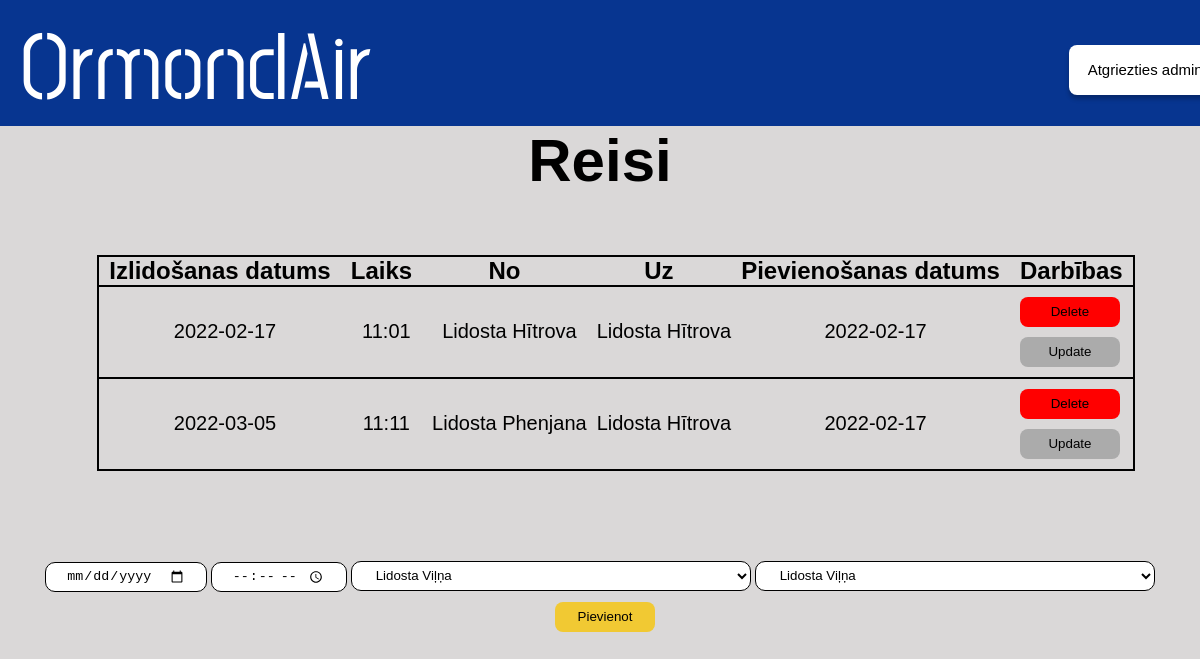
The app's page /admin/reisi with its own data.
### main.py (models this page shows, shortened)
class Reis(db.Model):
    id = db.Column(db.Integer, primary_key=True)
    datums = db.Column(db.String(200), nullable=False)
    laiks = db.Column(db.String(200), nullable=False)
    nolidostas = db.Column(db.String(200), nullable=False)
    uzlidostas = db.Column(db.String(200), nullable=False)
    date_created = db.Column(db.DateTime, default=datetime.utcnow)

### main.py (the view)
@app.route('/admin/reisi', methods=['POST', 'GET'])
def reis():
  if request.method == 'POST':
    new_reis = Reis(nolidostas=request.form['nolidostas'], uzlidostas=request.form['uzlidostas'], datums=request.form['datums'],laiks = request.form['laiks'])
    try:
      db.session.add(new_reis)
      db.session.commit()
      return redirect('/admin/reisi')
    except:
      return "Draugi nav labi!"
  else:
      lidostas = Lidosta.query.order_by(Lidosta.id).all()
      tasks = Reis.query.order_by(Reis.date_created).all()
      return render_template("adminreisi.html", tasks=tasks, lidostas=lidostas)

### templates/adminreisi.html (shortened to what this page needs)
<!DOCTYPE html>
<html lang="en">
  <head>
    <link href="/static/css/stylesheet.css" rel="stylesheet" />
  </head>
  <body>
    <div class="augsejaisBaneris">
      <a href="/"><h1 class="homePage">OrmondAir</h1></a>
      <a href="/admin"><button id="atgriezties_admin">Atgriezties admin</button></a>
    </div>
    <div class="apaksejaisBaneris">
      <h1 id="virsraksts">Reisi</h1>
      {% if tasks|length < 1 %}
      <h4 id="apaksraksts">Nav pievienots neviens reiss! </h4>
      {% else %}
      <div class="tabulaBox">
        <table class="tabula">
          <tr class="tabula">
            <th class="teksts">Izlidošanas datums</th>
            <th class="teksts">Laiks</th>
            <th class="teksts">No</th>
            <th class="teksts">Uz</th>
            <th class="teksts">Pievienošanas datums</th>
            <th class="teksts">Darbības</th>
          </tr>
          {% for task in tasks %}
            <tr class="tabula">
              <td class="dbteksts">{{ task.datums }}</td>
              <td class="dbteksts">{{ task.laiks }}</td>
              <td class="dbteksts">{{ task.nolidostas }}</td>
              <td class="dbteksts">{{ task.uzlidostas }}</td>
              <td class="dbteksts">{{ task.date_created.date() }}</td>
              <td>
                <a href="/delete_reisi/{{task.id}}"><button id=dzest>Delete</button></a>
                <br>
                <a href="/update_reisi/{{task.id}}"><button id=labot>Update</button></a>
              </td>
            </tr>
          {% endfor %}
        </table>
      </div>
      {% endif %}
      <form action="/admin/reisi" method="POST" id="form">
        <input class="inputdate" type="date" min="2022-02-17" name="datums" id="datums" placeholder="datums" required>
        <input class="inputdate" type="time" type="text" name="laiks" id="laiks" placeholder="laiks" required>
        <select class="input" name="nolidostas" id="nolidostas" method="POST">
          {% for lidosta in lidostas %}
            <option value="{{lidosta.content}}">{{ lidosta.content }}</option>
          {% endfor %}
        </select>
        <select class="input" name="uzlidostas" id="uzlidostas" method="POST">
          {% for lidosta in lidostas %}
            <option value="{{lidosta.content}}">{{ lidosta.content }}</option>
          {% endfor %}
        </select>
        <input type="submit" value="Pievienot" id="pievienot">
      </form>
  </body>
</html>

### static/css/stylesheet.css (style rules this page uses)
body { background: rgba(186, 182, 182, 0.53); }
* { margin: 0; padding: 0; box-sizing: border-box; text-decoration: none; }
.augsejaisBaneris { position: absolute; left: 0%; right: 0%; top: 0%; bottom: 84.28%; background: #073590; }
.homePage { position: absolute; left: 0%; font-family: Post No Bills Colombo Medium; font-size: 96px; display: flex; margin-left: 20px; color: #ffffff; user-select: none; }
.apaksejaisBaneris { position: absolute; top: 15.72%; right: 0px; left: 0px; }
#atgriezties_admin { position: absolute; width: 152px; height: 50.63px; left: 89.1%; top: 35.4%; background: #ffffff; border-radius: 8px; box-shadow: 0px 4px 4px rgba(0, 0, 0, 0.25); border-style: none; font-family: Arial, Helvetica, sans-serif; font-size: 15px; cursor: pointer; }
#pievienot { width: 100px; height: 30px; background: #f1c933; border-radius: 8px; outline: none; cursor: pointer; border: 1px solid transparent; margin-left: 10px; }
.teksts { font-family: Arial, Helvetica, sans-serif; font-size: 24px; color: #000000; padding-left: 10px; padding-right: 10px; }
.input { background: #ffffff; border: 1px solid #000000; box-sizing: border-box; border-radius: 10px; outline: none; padding-left: 20px; padding-right: 20px; width: 400px; height: 30px; margin-top: 10px; margin-bottom: 10px; }
.inputdate { background: #ffffff; border: 1px solid #000000; box-sizing: border-box; border-radius: 10px; outline: none; padding-left: 20px; padding-right: 20px; height: 30px; margin-top: 10px; margin-bottom: 10px; }
#dzest { width: 100px; height: 30px; background: #ff0000; border-radius: 8px; outline: none; cursor: pointer; border: 1px solid transparent; margin-top: 10px; margin-left: 10px; }
#labot { width: 100px; height: 30px; background: #ababab; border-radius: 8px; outline: none; cursor: pointer; border: 1px solid transparent; margin-top: 10px; margin-left: 10px; margin-bottom: 10px; }
.dbteksts { text-align: center; font-family: Arial, Helvetica, sans-serif; font-size: 20px; color: #000000; padding-left: 10px; }
#virsraksts { text-align: center; font-family: Arial, Helvetica, sans-serif; font-size: 60px; color: #000000; }
.tabula { border-collapse: collapse; border: solid 2px #000000; margin-left: auto; margin-right: auto; margin-top: 40px; margin-bottom: 40px; }
#form { text-align: center; }
.tabulaBox { display: block; max-height: 500px; width: 96%; overflow: auto; margin-top: 20px; margin-left: 40px; margin-bottom: 40px; }

### records on screen
Reis: datums "2022-02-17", laiks "11:01", nolidostas "Lidosta Hītrova", uzlidostas "Lidosta Hītrova", date_created "2022-02-17"
Reis: datums "2022-03-05", laiks "11:11", nolidostas "Lidosta Phenjana", uzlidostas "Lidosta Hītrova", date_created "2022-02-17"

### other values on screen
form field nolidostas "Lidosta Viļņa"
form field uzlidostas "Lidosta Viļņa"
